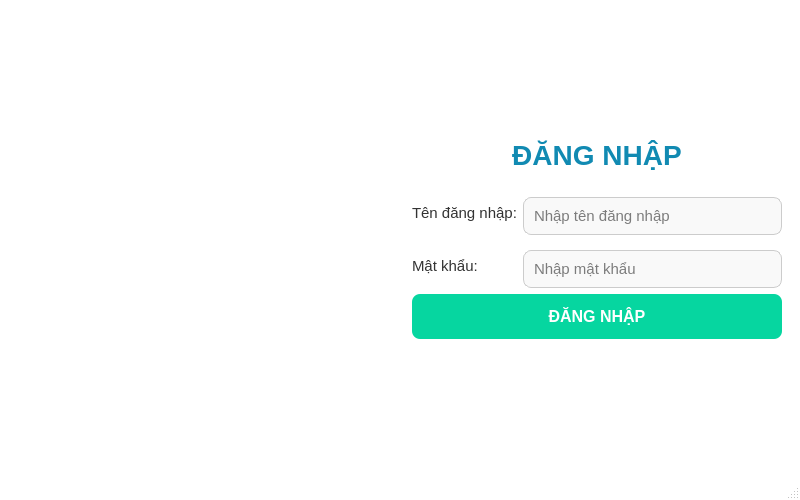
<?xml version="1.0" encoding="UTF-8"?>
<ui version="4.0">
 <class>MainWindow</class>
 <widget class="QMainWindow" name="MainWindow">
  <property name="geometry">
   <rect>
    <x>0</x>
    <y>0</y>
    <width>800</width>
    <height>500</height>
   </rect>
  </property>
  <property name="windowTitle">
   <string>Đăng nhập hệ thống</string>
  </property>
  <property name="styleSheet">
   <string notr="true">/* Global Styles */
QWidget {
	font-family: Segoe UI;
	font-size: 15px;
}

QMainWindow {
	background-color: white;
}

/* Styles for specific widget types */
QLabel {
	color: #333;
}

QLineEdit {
	border: 1px solid #ccc;
	border-radius: 8px;
	padding: 8px;
	background-color: #f9f9f9;
}

QLineEdit:focus {
	border: 1px solid #06d6a0;
}
</string>
  </property>
  <widget class="QWidget" name="centralwidget">
   <layout class="QHBoxLayout" name="horizontalLayout" stretch="1,1">
    <item>
     <widget class="QLabel" name="imageLabel">
      <property name="text">
       <string/>
      </property>
      <property name="pixmap">
        <pixmap/>
      </property>
      <property name="scaledContents">
       <bool>true</bool>
      </property>
      <property name="alignment">
       <set>Qt::AlignCenter</set>
      </property>
     </widget>
    </item>
    <item>
     <widget class="QWidget" name="formContainer" native="true">
      <layout class="QVBoxLayout" name="verticalLayout_2">
       <item>
        <spacer name="verticalSpacer_top">
         <property name="orientation">
          <enum>Qt::Vertical</enum>
         </property>
         <property name="sizeHint" stdset="0">
          <size>
           <width>20</width>
           <height>40</height>
          </size>
         </property>
        </spacer>
       </item>
       <item>
        <widget class="QLabel" name="titleLabel">
         <property name="styleSheet">
          <string notr="true">font-size: 28px; font-weight: bold; color: #118ab2;</string>
         </property>
         <property name="text">
          <string>ĐĂNG NHẬP</string>
         </property>
         <property name="alignment">
          <set>Qt::AlignCenter</set>
         </property>
        </widget>
       </item>
       <item>
        <layout class="QFormLayout" name="formLayout">
         <property name="verticalSpacing">
          <number>15</number>
         </property>
         <property name="topMargin">
          <number>20</number>
         </property>
         <item row="0" column="0">
          <widget class="QLabel" name="usernameLabel">
           <property name="text">
            <string>Tên đăng nhập:</string>
           </property>
          </widget>
         </item>
         <item row="0" column="1">
          <widget class="QLineEdit" name="usernameLineEdit">
           <property name="placeholderText">
            <string>Nhập tên đăng nhập</string>
           </property>
          </widget>
         </item>
         <item row="1" column="0">
          <widget class="QLabel" name="passwordLabel">
           <property name="text">
            <string>Mật khẩu:</string>
           </property>
          </widget>
         </item>
         <item row="1" column="1">
          <widget class="QLineEdit" name="passwordLineEdit">
           <property name="echoMode">
            <enum>QLineEdit::Password</enum>
           </property>
           <property name="placeholderText">
            <string>Nhập mật khẩu</string>
           </property>
          </widget>
         </item>
        </layout>
       </item>
       <item>
        <widget class="QPushButton" name="loginButton">
         <property name="minimumSize">
          <size>
           <width>0</width>
           <height>45</height>
          </size>
         </property>
         <property name="styleSheet">
          <string notr="true">QPushButton {
	background-color: #06d6a0;
	color: white;
	border-radius: 8px;
	font-weight: bold;
	font-size: 16px;
}

QPushButton:hover {
	background-color: #05bA88;
}

QPushButton:pressed {
	background-color: #049a73;
}</string>
         </property>
         <property name="text">
          <string>ĐĂNG NHẬP</string>
         </property>
         <property name="autoDefault">
          <bool>true</bool>
         </property>
         <property name="default">
          <bool>true</bool>
         </property>
        </widget>
       </item>
       <item>
        <spacer name="verticalSpacer_bottom">
         <property name="orientation">
          <enum>Qt::Vertical</enum>
         </property>
         <property name="sizeHint" stdset="0">
          <size>
           <width>20</width>
           <height>40</height>
          </size>
         </property>
        </spacer>
       </item>
      </layout>
     </widget>
    </item>
   </layout>
  </widget>
  <widget class="QStatusBar" name="statusbar"/>
 </widget>
 <resources>
  <include location="resources.qrc"/>
 </resources>
 <connections/>
</ui>
